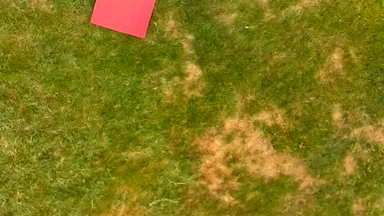
#> input picture framesredsquare/scene00011.png, 384 x 216 px, given in place of whitesquaregopro1.mp4, which was not available
$ python cascadelocalize.py   (older library calls are emulated)
#> lines starting #> are read from the running program, lines starting #| are printed output that depends on the picture; after the words box and inside, x2 and y2 are one past the last pixel; in counts of white or black regions, pixels touching at a corner belong together; pictures that were not available may be replaced by others from this repository, and a replacement may not be noted
#uses the cascade
#cascadetriangle.py video

import sys
import cv2
import numpy as np
import imutils

def localize(x,y,w,h,actualh):
	#in meters
	#vdistance = 16.8438/w 						#vertical distance in meters

	vdistance = 203.712/w
	#print(vdistance)


videopath = "C:/Users/zz198/Desktop/RC/testvideos/whitesquaregopro1.mp4"				#small laptop
#videopath = "C:/Users/zz198/Desktop/RC/testvideos/dronetest1.mp4"

#videopath = "C:/Users/zz198/Desktop/PatrickP/RC/CV/whiteTriangle_Trim.mp4"				#laptank
cap = cv2.VideoCapture(videopath)

triangle_cascade = cv2.CascadeClassifier("triangledata/cascade10.xml")

detected = 0

while True:
	ret,frame = cap.read()
#> frame is the input picture: shape (216, 384, 3); mean B, G, R 24.2, 119.3, 130.1
	# [4 lines of commented-out code are left out]
	gray = cv2.cvtColor(frame,cv2.COLOR_BGR2GRAY)
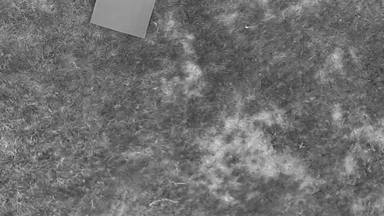
#> gray: shape (216, 384); min 46, max 233, mean 111.7
	gray = cv2.GaussianBlur(gray, (5,5), 0)
	#ret, gray = cv2.threshold(gray, 250,255,cv2.THRESH_BINARY)
	triangles = triangle_cascade.detectMultiScale(gray,1.25,5)					#(gray,50,1) works best with whiteTriangle_Trim and redtriangle
#> triangles = ()
																				#(gray,1.3,5) works well for differing sizes

	for(x,y,w,h) in triangles:
		#print((x,y,w,h),detected)

		#do canny edge detection on that range
		crop = frame[y:y+h,x:x+w]
		cv2.imshow("crop",crop)
		bin, cnts, _hierarchy = cv2.findContours(gray,cv2.RETR_LIST,cv2.CHAIN_APPROX_SIMPLE)
		for c in cnts:
			if(cv2.contourArea(c) < 3000):
				continue
			(cx,cy,cw,ch) = cv2.boundingRect(c)
			cv2.rectangle(frame, (cx,cy), (cx+cw, cy+ch), (0,0,255), 2)


		localize(x,y,w,h,-1)
		cv2.rectangle(frame,(x,y),(x+w,y+h),(255,255,0),2)

		detected+=1
#> this loop made 0 passes
#> after the loop, detected = 0

	cv2.imshow("frame",frame)

	k = cv2.waitKey(30) & 0xff
#> (key Esc is pressed here)
	if(k==27):
		break

cap.release()
cv2.destroyAllWindows()

#For triangledata/cascade10.xml
#Arguments		white_triangle detected		redsquare detected
#Goal			163							0
#(gray,50,1)	163
#(gray,50,2)								133
#(gray,50,3)	45							98
#(gray,50,1)	163
#(gray,20,1)	163							171

$ run again, on framesredsquare/scene00031.png
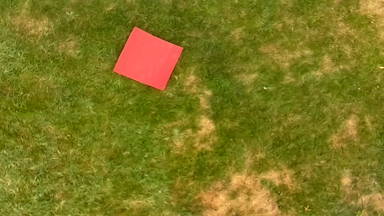
#> input picture framesredsquare/scene00031.png, 384 x 216 px, given in place of whitesquaregopro1.mp4, which was not available
#> frame is the input picture: shape (216, 384, 3); mean B, G, R 31.5, 119.6, 126
#> triangles = [[94, 9, 102, 102]]
#> the loop `for(x,y,w,h) in triangles:` made 1 pass
#> (x, y, w, h, cnts, vdistance in localize, detected) on pass 1: (94, 9, 102, 102, [[[0, 0], [0, 215], [383, 215], [383, 0]]], 2, 1)
#> pass 1, `crop = frame[y:y+h,x:x+w]`:
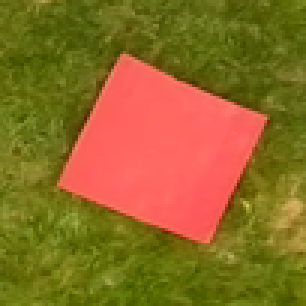
#> crop: shape (102, 102, 3) (shown 3 times larger); mean B, G, R 37.5, 106.2, 141.8
#> after the loop `for(x,y,w,h) in triangles:`:
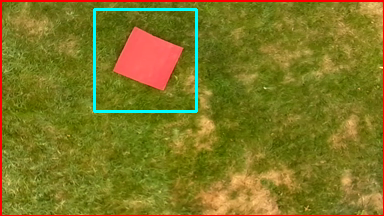
#> frame: shape (216, 384, 3); 3.63% of pixels changed, all inside (x1, y1, x2, y2) = (0, 0, 384, 216)
#> after the loop `for(x,y,w,h) in triangles:`: detected = 1

$ run again, on framesredsquare/scene00041.png
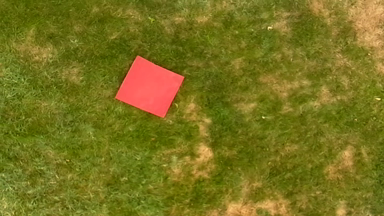
#> input picture framesredsquare/scene00041.png, 384 x 216 px, given in place of whitesquaregopro1.mp4, which was not available
#> frame is the input picture: shape (216, 384, 3); mean B, G, R 29.2, 114.3, 119.9
#> triangles = [[98, 36, 99, 99]]
#> the loop `for(x,y,w,h) in triangles:` made 1 pass
#> (x, y, w, h, cnts, vdistance in localize, detected) on pass 1: (98, 36, 99, 99, [[[0, 0], [0, 215], [383, 215], [383, 0]]], 2.06, 1)
#> pass 1, `crop = frame[y:y+h,x:x+w]`:
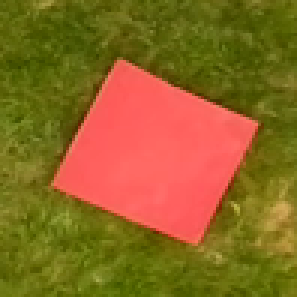
#> crop: shape (99, 99, 3) (shown 3 times larger); mean B, G, R 35.2, 102.2, 140.3
#> after the loop `for(x,y,w,h) in triangles:`:
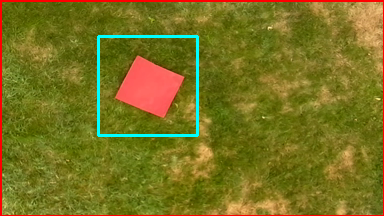
#> frame: shape (216, 384, 3); 3.59% of pixels changed, all inside (x1, y1, x2, y2) = (0, 0, 384, 216)
#> after the loop `for(x,y,w,h) in triangles:`: detected = 1

$ run again, on framesredsquare/scene00061.png
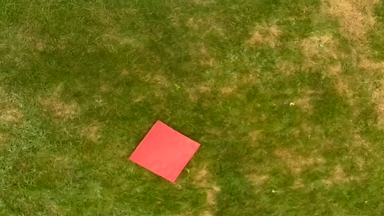
#> input picture framesredsquare/scene00061.png, 384 x 216 px, given in place of whitesquaregopro1.mp4, which was not available
#> frame is the input picture: shape (216, 384, 3); mean B, G, R 24, 110.9, 115
#> triangles = [[113, 98, 103, 103]]
#> the loop `for(x,y,w,h) in triangles:` made 1 pass
#> (x, y, w, h, cnts, vdistance in localize, detected) on pass 1: (113, 98, 103, 103, [[[0, 0], [0, 215], [383, 215], [383, 0]]], 1.98, 1)
#> pass 1, `crop = frame[y:y+h,x:x+w]`:
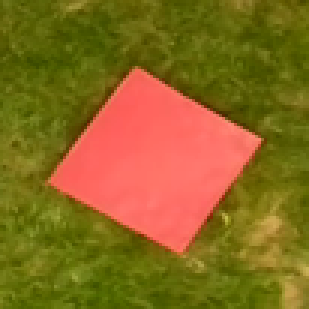
#> crop: shape (103, 103, 3) (shown 3 times larger); mean B, G, R 31.7, 104.2, 136.6
#> after the loop `for(x,y,w,h) in triangles:`:
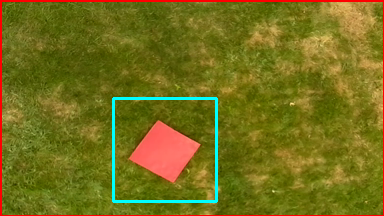
#> frame: shape (216, 384, 3); 3.64% of pixels changed, all inside (x1, y1, x2, y2) = (0, 0, 384, 216)
#> after the loop `for(x,y,w,h) in triangles:`: detected = 1
